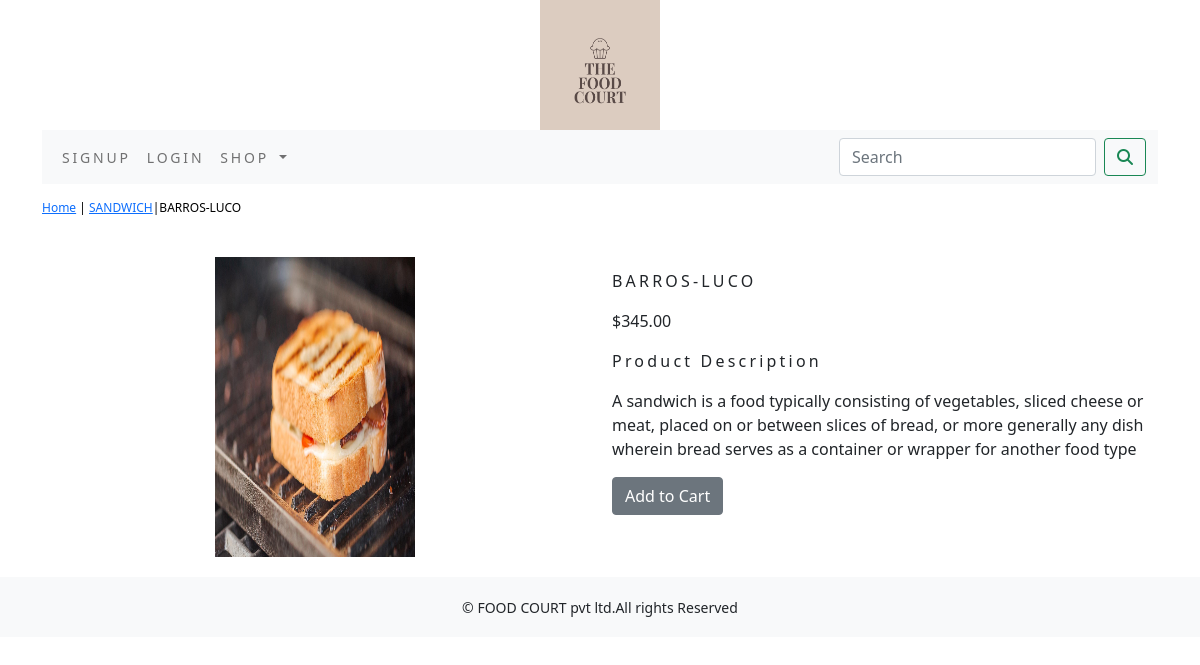
Screenshot of /foodcourt/bread/barros-luco/ with the database file from the repository.
### foodcourt/models.py (models this page shows, shortened)
class Product(models.Model):
    name=models.CharField(max_length=250,unique=True)
    slug=models.SlugField(max_length=250,unique=True)
    description=models.TextField(blank=True)
    price=models.DecimalField(max_digits=10,decimal_places=2)
    category=models.ForeignKey(Category,on_delete=models.CASCADE)
    image=models.ImageField(upload_to='product',blank=True)
    stock=models.IntegerField()
    available=models.BooleanField(default=True)
    created=models.DateTimeField(auto_now_add=True)
    updated=models.DateTimeField(auto_now=True)
    class Meta:
        ordering=('name',)
        verbose_name='product'
        verbose_name_plural='products'

class Category(models.Model):
    name=models.CharField(max_length=250,unique=True)
    slug=models.SlugField(max_length=250,unique=True)
    description=models.TextField(blank=True)
    image=models.ImageField(upload_to='category',blank=True)
    class Meta:
        ordering=('name',)
        verbose_name='category'
        verbose_name_plural='categories'
    def get_url(self):
        return  reverse('foodcourt:product_by_category',args=[self.slug])
    def __str__(self):
        return  '{}'.format(self.name)

### foodcourt/views.py (the view)
# urls.py: path('<slug:c_slug>/<slug:product_slug>/', views.proDetail, name='prodCatdetail'),
def proDetail(request,c_slug,product_slug):
    try:
        product=Product.objects.get(category__slug=c_slug,slug=product_slug)
    except Exception as e:
        raise e
    return  render(request,'product.html',{'product':product})

### cart/context_processors.py (called while the page is built)
def counter(request):
    item_count=0
    if 'admin' in request.path:
        return  {}
    else:
        try:
            cart=Cart.objects.filter(cart_id=_cart_id(request))
            car_items=CartItem.objects.all().filter(cart=cart[:1])
            for cart_item in car_items:
                item_count += cart_item.quantity
        except Cart.DoesNotExist:
            item_count =0
    return  dict(item_count=item_count)

### cart/views.py (called while the page is built)
def _cart_id(request):
    cart=request.session.session_key
    if not cart:
        cart=request.session.create()
    return cart

### foodcourt/context_processors.py (called while the page is built)
def menu_links(request):
    links=Category.objects.all()
    return dict(links=links)

### templates/product.html (shortened to what this page needs)
{% extends 'base.html' %}
{% load static %}
{% block content %}
<div class="row my_prod_row_class">
    <div class="mx_auto">
        <p> <a href="{% url 'foodcourt:allProdCat' %}">Home</a> | <a href ="{{product.category.get_url}}">{{product.category}}</a>|{{product.name}}</p>
    </div>
<div class="container">
<br>
<div class="row">
    <div class="col-12 col-sm-12 col-md-12 col-lg-6 text-center">
        <div style="min-width:18rem">
            <img src="{{product.image.url}}" style="width:200px;height:300px" alt="{{product.name}}">
        </div>
    </div>
     <div class="col-12 col-sm-12 col-md-12 col-lg-6">
         <div>
         <h1 class="my_prod_title">{{product.name}}</h1>
         <p>${{product.price}}</p>
         <p class="my_title"> Product Description</p>
         <p class="text-justify my_rod_text">{{product.description}}</p>
         {% if  product.stock <= 0 %}
         <p class="text-justify my_prod_text"><b>Out of stock</b></p>
         {% else %}
         <a class="btn btn-secondary" href="{% url 'cart:add_cart' product.id %}">Add to Cart</a>
         {% endif%}
     </div>
 </div>
</div>
</div>
</div>
{% endblock  %}

### templates/base.html (shortened to what this page needs)
<!DOCTYPE html>
{% load static %}
<!DOCTYPE html>
<html lang="en">
<head>
        <link rel="stylesheet" href="{% static 'css/custom.css' %}">
        <link href="{% static 'css/bootstrap.min.css' %}" rel="stylesheet">
</head>
<body>
<div  class="container">
{% include 'header.html' %}
{% include 'navbar.html' %}
{%  block content %}
{% endblock %}
    </div>
{% include 'footer.html' %}
</body>
</html>

### templates/header.html
{% load static %}
<header>
    <center>
        <a href="{% url 'foodcourt:allProdCat' %}"> <img src="{% static 'img/foodtemp2.png' %}" style="width:120px;height:130px" alt="logimage"></a>
    </center>
</header>

### templates/navbar.html (shortened to what this page needs)
<nav class="navbar navbar-expand-lg navbar-light bg-light">
  <div class="container-fluid">
    <div class="collapse navbar-collapse" id="navbarSupportedContent">
      <ul class="navbar-nav me-auto mb-2 mb-lg-0">
         {% if user.is_authenticated %}
          <li>Hai {{user.username}}</li>
          <li class="nav-item active"><a class="nav-link" href="{% url 'accounts:logout' %}">Logout</a></li>
          {% else %}
          <li class="nav-item active"><a class="nav-link" href="{% url 'accounts:register' %}">signup</a></li>
          <li class="nav-item active"><a class="nav-link" href="{% url 'accounts:login' %}">Login</a></li>
          {% endif %}
        <li class="nav-item dropdown {% if 'shop' in request.path %} active {% endif %}">
          <a class="nav-link dropdown-toggle" href="#" id="navbarDropdown" role="button" data-bs-toggle="dropdown" aria-expanded="false">
            Shop
          </a>
        </li>
      </ul>
      <form class="d-flex" action="{% url 'search_app:SearchResult' %}" method="get" >
        <input class="form-control me-2" type="search" placeholder="Search"  name="q" aria-label="Search">
        <button class="btn btn-outline-success" type="submit"><i class="fa fa-search" ></i></button>
      </form>
    </div>
  </div>
</nav>

### templates/footer.html
<div class="footer navbar-fixed-bottom  my_footer">
    <p class="text-center">&copy; FOOD COURT pvt ltd.All rights Reserved</p>
</div>

### static/css/custom.css (style rules this page uses)
body { font-family: 'Roboto', sans-serif; }
.nav-item { letter-spacing : .2em; font-size :14px; text-transform :uppercase; }
.my_footer { background-color:#f8f9fa; height:60px; }
.my_footer p { padding-top:20px; font-size:14px; }
.my_title { font-size:16px; text_transform:uppercase; letter-spacing:.2em; }
.my_prod_row_class { padding-top:15px; padding-bottom:20px }
.my_prod_row_class .mx_auto { color:#000; font-size:12px; text-decoration:none; }
.my_prod_title { font-size:16px; text_transform:uppercase; letter-spacing:.2em; padding-top:15px; padding-bottom:10px; }

### rows the page displays
Product: category "SANDWICH", name "BARROS-LUCO", image (picture), price "345.00", description "A sandwich is a food typically consisting of vegetables, sliced cheese or meat, placed on or between slices of bread, or more generally any dish wherein bread serves as a container or wrapper for another food type"
